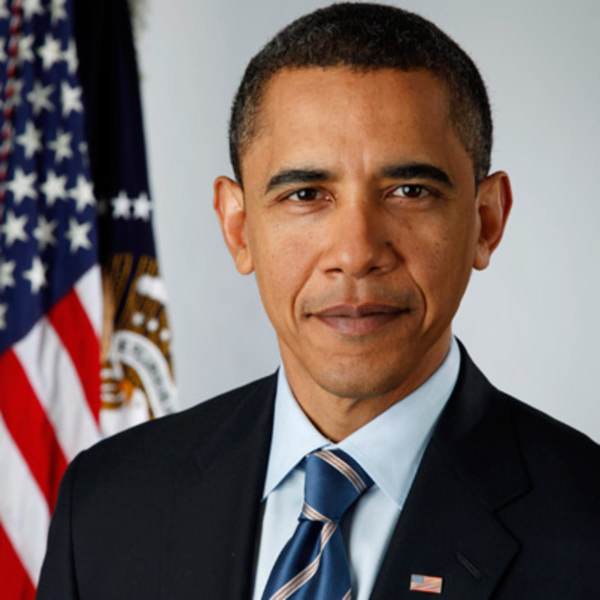
#> input picture Face_detection/img/obama.jpg, 1200 x 1200 px (shown at 1/2 size)
$ python test.py
#> lines starting #> are read from the running program, lines starting #| are printed output that depends on the picture
#> further down, img is the input picture: shape (1200, 1200, 3); mean B, G, R 99.9, 102.3, 116.4
import cv2 as cv
import numpy as np
def canny_img(img):
    """
    Canny edge detection
    """
    return cv.Canny(img, 100, 120)
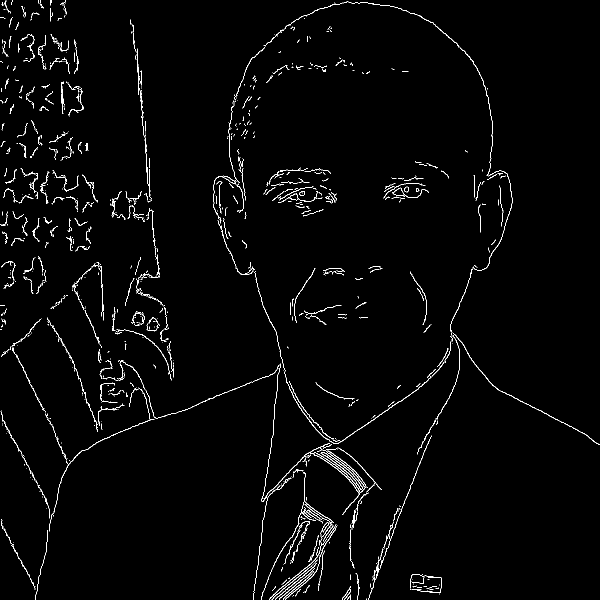
#> returned value: shape (1200, 1200) (shown at 1/2 size); 1.8% white in thin lines or dots


def econify(frame):
    canny = canny_img(frame)
    cv.imwrite("canny.jpg", canny)
    img = cv.imread("canny.jpg")
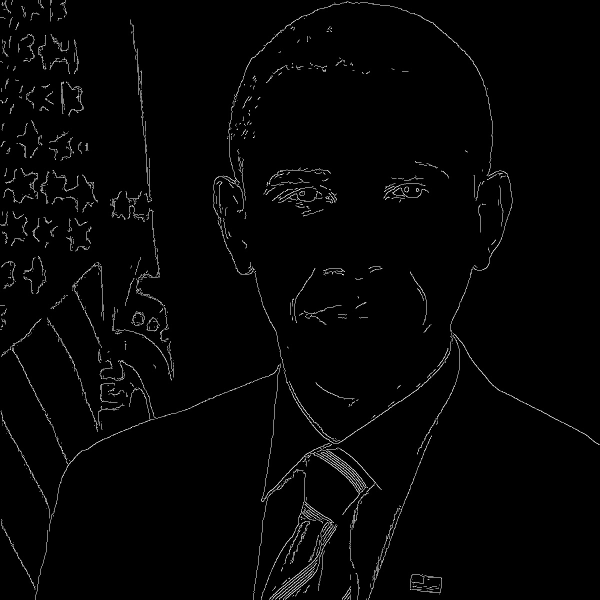
#> img: shape (1200, 1200, 3) (shown at 1/2 size); min 0, max 255, mean 4.6
    blue, g, r = cv.split(img)
    blank = np.zeros(img.shape[:2], dtype='uint8')

    green = cv.merge([blank,g,blank])
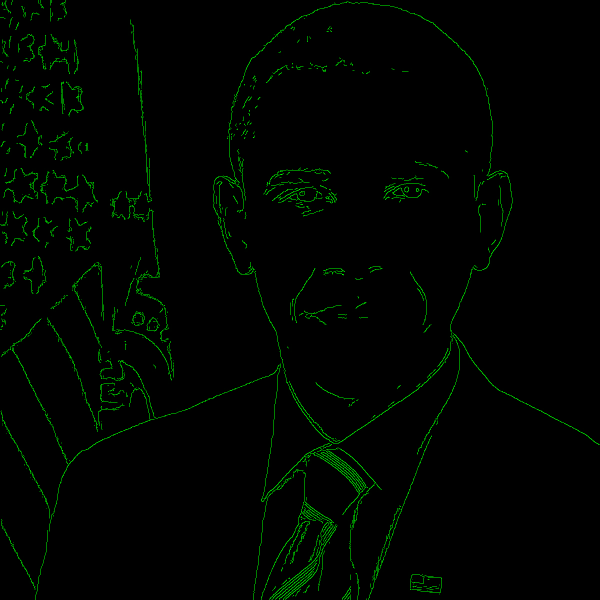
#> green: shape (1200, 1200, 3) (shown at 1/2 size); mean of channels 0, 1, 2 0, 4.6, 0; drawn as B, G, R

    frame = green
    frame = cv.cvtColor(frame, cv.COLOR_BGR2RGB)
    frame = cv.resize(frame, (640, 480))
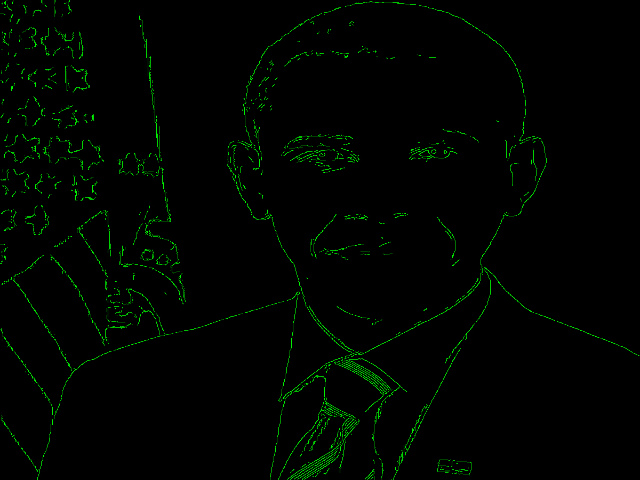
#> frame: shape (480, 640, 3); mean R, G, B 0, 4.5, 0

    return frame

img = cv.imread('Face_detection/img/obama.jpg')
img = econify(img)

$ run again, with Face_detection/img/akshay.jpg copied over Face_detection/img/obama.jpg
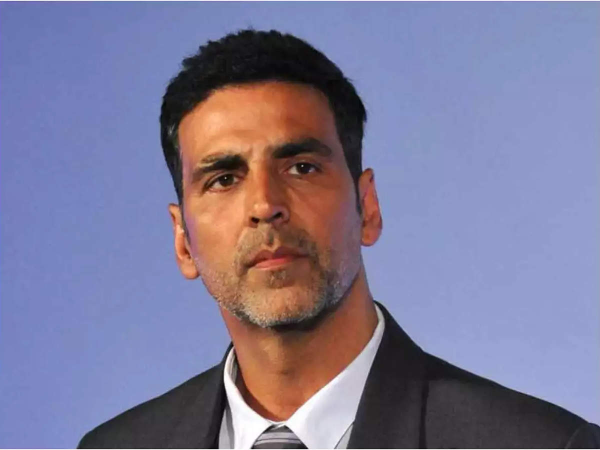
#> input picture Face_detection/img/akshay.jpg, 1200 x 900 px (shown at 1/2 size)
#> img is the input picture: shape (900, 1200, 3); mean B, G, R 152.1, 121.9, 126
#> in canny_img, `return cv.Canny(img, 100, 120)`:
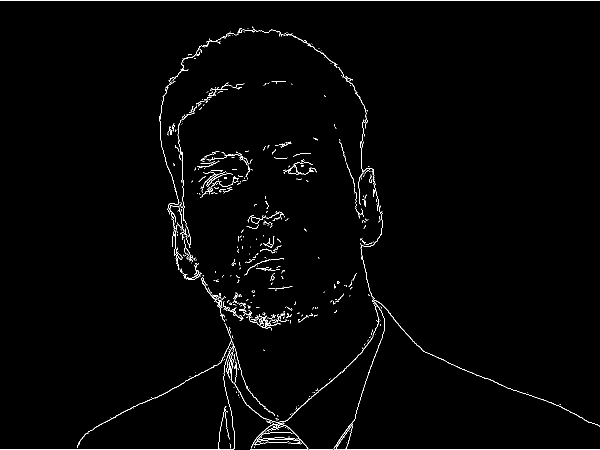
#> returned value: shape (900, 1200) (shown at 1/2 size); 1.3% white in thin lines or dots
#> in econify, `frame = cv.resize(frame, (640, 480))`:
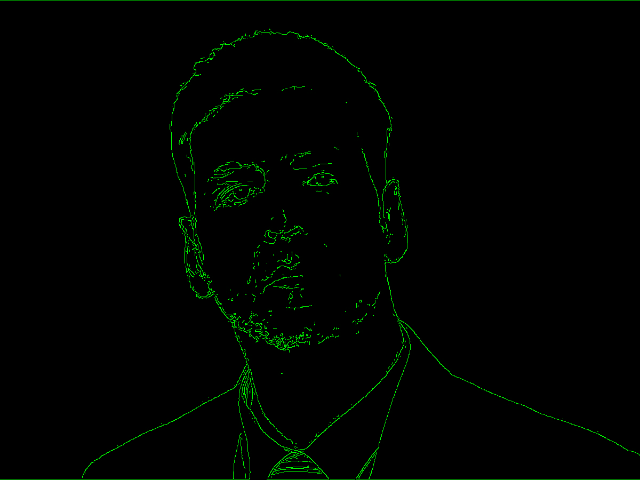
#> frame: shape (480, 640, 3); mean R, G, B 0, 3.4, 0

$ run again, with Face_detection/img/calahan.jpg copied over Face_detection/img/obama.jpg
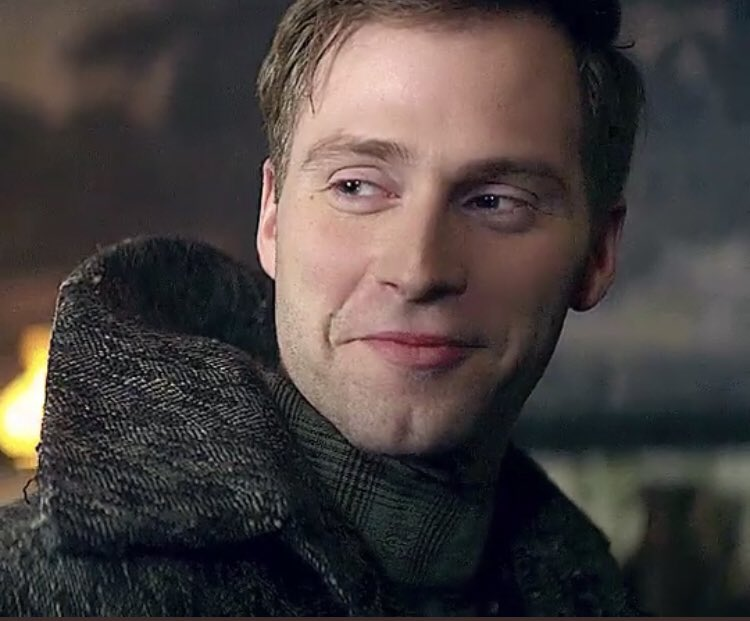
#> input picture Face_detection/img/calahan.jpg, 750 x 621 px
#> img is the input picture: shape (621, 750, 3); mean B, G, R 62.4, 63.7, 70.9
#> in canny_img, `return cv.Canny(img, 100, 120)`:
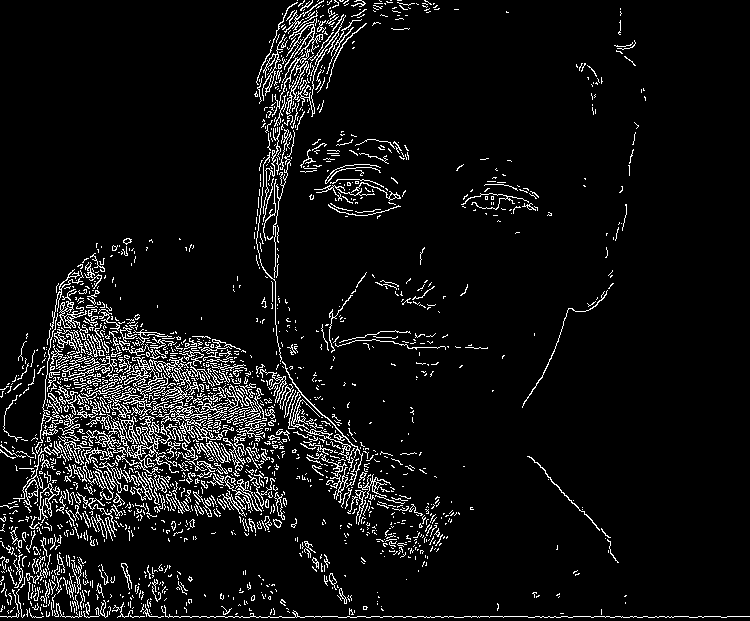
#> returned value: shape (621, 750); 6.8% white in thin lines or dots
#> in econify, `frame = cv.resize(frame, (640, 480))`:
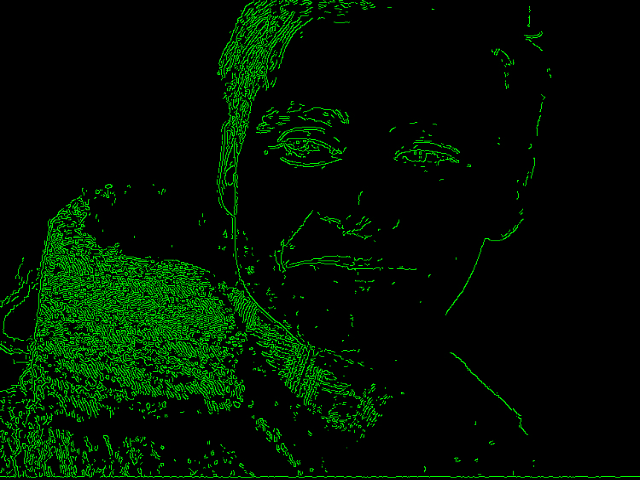
#> frame: shape (480, 640, 3); mean R, G, B 0, 17.5, 0

$ run again, with Face_detection/img/danielle-galligan.jpg copied over Face_detection/img/obama.jpg
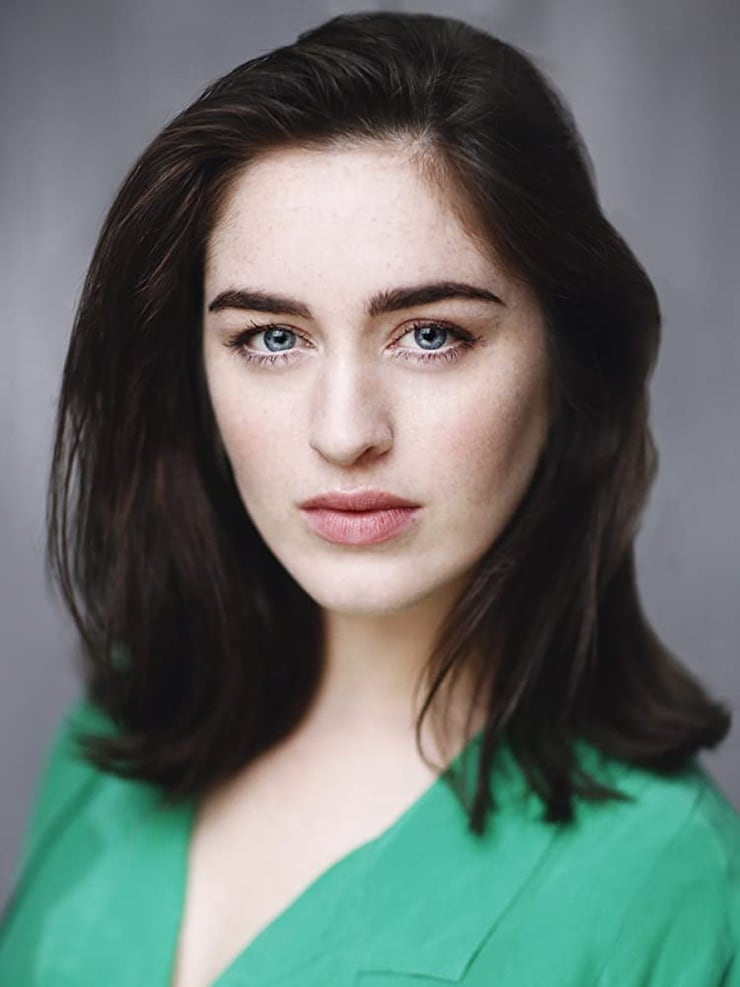
#> input picture Face_detection/img/danielle-galligan.jpg, 740 x 987 px
#> img is the input picture: shape (987, 740, 3); mean B, G, R 107.9, 112.3, 102.1
#> in canny_img, `return cv.Canny(img, 100, 120)`:
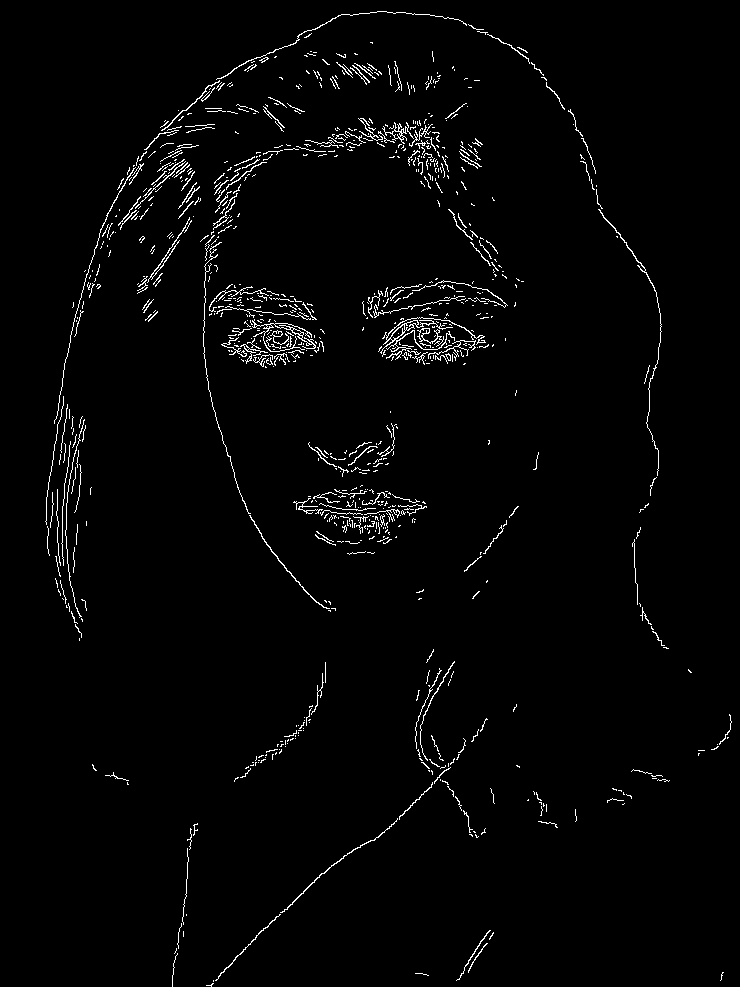
#> returned value: shape (987, 740); 2.1% white in thin lines or dots
#> in econify, `frame = cv.resize(frame, (640, 480))`:
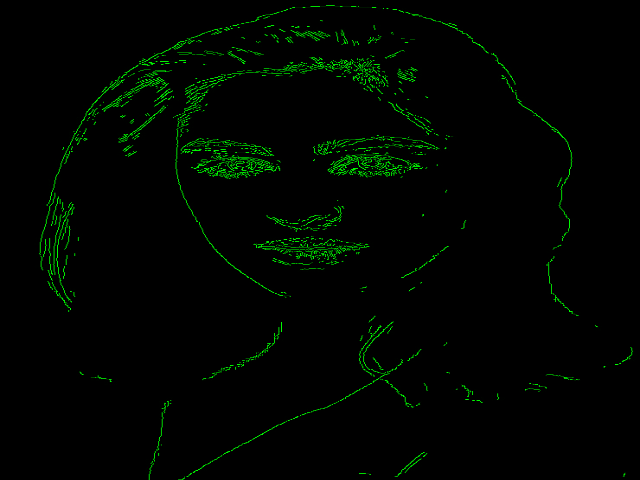
#> frame: shape (480, 640, 3); mean R, G, B 0, 5.3, 0
